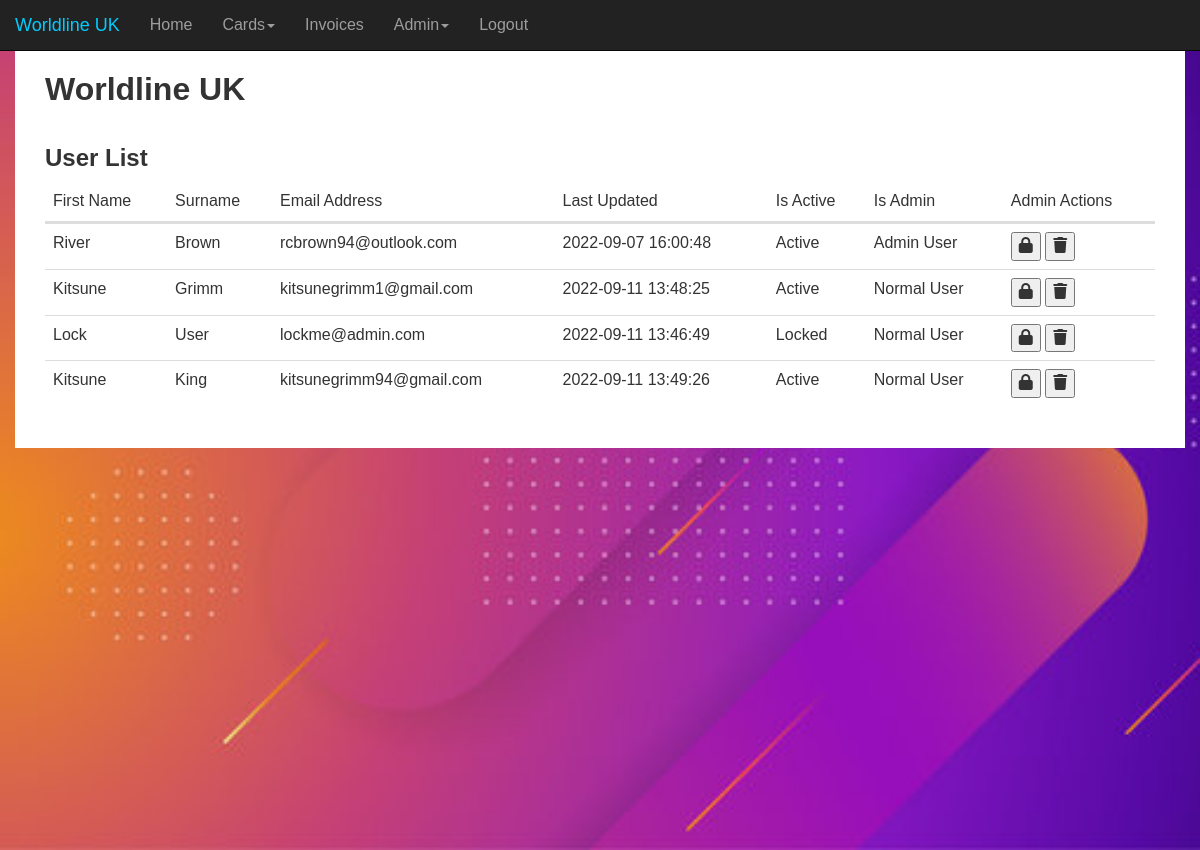
Page /admin (signed in) on the earlier database version.
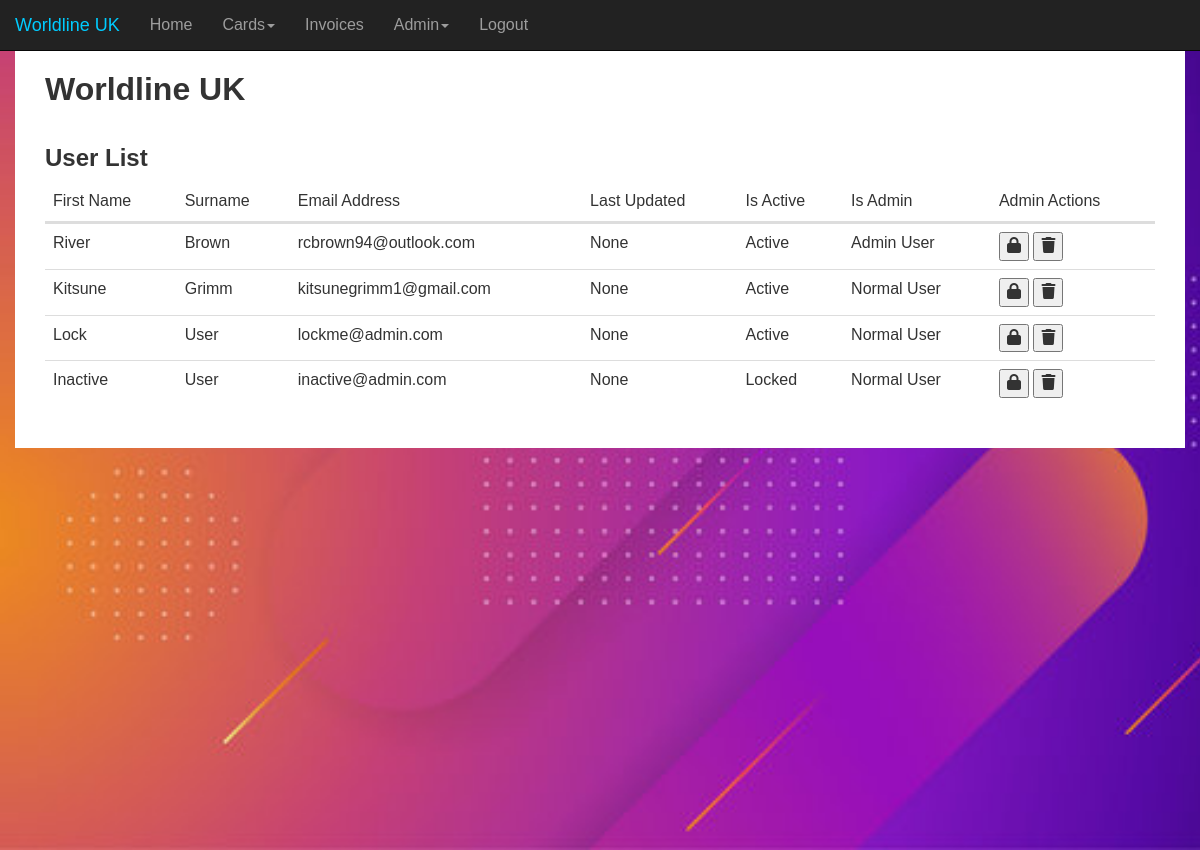
Same page on the later database version.
### Website/models.py (models this page shows)
class User(db.Model, UserMixin):
    id = db.Column(db.Integer, primary_key=True)
    first_name = db.Column(db.String(150))
    surname = db.Column(db.String(150))
    email_address = db.Column(db.String(150), unique=True)
    password = db.Column(db.String(150))
    cards = db.relationship('Card')
    invoices = db.relationship('Invoice')
    is_active = db.Column(db.Boolean)
    is_admin = db.Column(db.Boolean)
    last_updated = db.Column(db.DateTime(timezone=False), default=func.now(), onupdate=func.now())
    failed_login_attempts = db.Column(db.Integer, default=0)

### Website/views.py (the view)
@views.route('/admin')
@login_required
def admin():
    logged_in_user = User.query.get(current_user.id)
    if(logged_in_user.is_admin):
        users = User.query.all()
        return render_template("admin.html", user=current_user, users=users)
    return redirect(url_for('views.home'))

### Website/templates/admin.html (shortened to what this page needs)
{% extends "base.html" %}
{% block content %}
<div class='row marginGap'>
    <div class='col-xs-12 col-sm-12 col-md-12 col-lg-12'>
        <h2>User List</h2>
        <table id="user-table" class="table">
            <thead>
                <tr>
                    <th scope="col">First Name</th>
                    <th scope="col">Surname</th>
                    <th scope="col">Email Address</th>
                    <th scope="col">Last Updated</th>
                    <th scope="col">Is Active</th>
                    <th scope="col">Is Admin</th>
                    <th scope="col">Admin Actions</th>
                </tr>
            <thead>
            <tbody>
                {% for u in users %}
                    <tr id="users">
                        <td>{{u.first_name}}</td>
                        <td>{{u.surname}}</td>
                        <td>{{u.email_address}}</td>
                        <td>{{u.last_updated}}</td>
                        <td>
                            {% if u.is_active %}
                                Active
                            {% else %}
                                Locked
                            {% endif %}
                        </td>
                        <td>
                            {% if u.is_admin %}
                                Admin User
                            {% else %}
                                Normal User
                            {% endif %}
                        </td>
                        <td>
                            <button type="button" onClick="unlockLockUser({{u.id}})">
                                <span aria-hidden="true"><i id="unlock-lock-user" class="fa-solid fa-lock" title="Unlock or lock a user"></i></span>
                            </button>
                            <button type="button" onClick="deleteUser({{u.id}})">
                                <span aria-hidden="true"><i id="delete-user" class="fa-solid fa-trash" title="Delete user"></i></span>
                            </button>
                        </td>
                    </tr>
                {% endfor %}
        </table>
    </div>
</div>
{% endblock %}

### Website/templates/base.html (shortened to what this page needs)
<!DOCTYPE html>
<html lang='en'>
<head>
  <link rel="stylesheet" href="{{ url_for('static', filename='bootstrap.min.css')}}" />
  <link rel="stylesheet" href="{{ url_for('static', filename='style.css')}}" />
</head>
<body>
<div class='container'>
  <nav class="navbar navbar-inverse navbar-fixed-top">
    <div class="container-fluid">
        <div class="navbar-header">
        <p class="navbar-brand">Worldline UK</p>
        </div>
        <div class="collapse navbar-collapse" id='myNavbar'>
        <ul class="nav navbar-nav">
          {% if user.is_authenticated %}
            <li><a href="/">Home</a></li>
            <li>
              <a id="card-menu-item-toggle" class='dropdown-toggle' data-toggle='dropdown' href="#">Cards<span class="caret"></span></a>
            </li>
            <li><a id="view-invoice-menu-item" href='/invoices'>Invoices</a></li>
            {% if user.is_admin %}
            <li>
              <a class='dropdown-toggle' data-toggle='dropdown' href="#">Admin<span class="caret"></span></a>
            </li>
            {% endif %}
            <li><a href='/logout'>Logout</a></li>
          {% else %}
            <li><a href="/signup">Signup</a></li>
            <li><a href="/login">Login</a></li>
          {% endif %}
        </ul>
      </div>
    </div>
  </nav>
</div>
<div class='fluid-container'>
  <div class='container pageContent'>
    <div class='row marginGap'>
      <div class='col-xs-12 col-sm-12 col-md-12 col-lg-12'>
        <h1>Worldline UK</h1>
      </div>
    </div>
    {% block content %}{% endblock %}
  </div>
</div>
</body>
</html>

### Website/static/style.css (style rules this page uses)
html,body,div,span,object,iframe,h1,h2,h3,h4,h5,h6,p,blockquote,pre,a,abbr,acronym,address,code,del,dfn,em,img,q,dl,dt,dd,ol,ul,li,fieldset,form,label,legend,table,caption,tbody,tfoot,thead,tr,th,td { border:0;font-weight:inherit;font-style:inherit;font-size:100%;font-family:inherit;vertical-align:baseline;margin:0;padding:0; }
table { border-collapse:separate;border-spacing:0;margin-bottom:1.4em; }
caption,th,td { text-align:left;font-weight:400; }
body { font-family: 'Comic Sans MS', sans-serif; }
.row { padding: 1em 0em; }
.container { background-color: #fff; }
.marginGap { margin: 0.5% 0%; }
.pageContent { margin-top: 50px; }
.fluid-container { background-attachment: fixed; background-image: url("website-bg.jpg"); background-size: cover; background-repeat: no-repeat; height: 100vh; }
.navbar-brand { color: #0CF!important; }
h1 { font-size: 32px; font-weight: 700; }
h2 { font-size: 24px; font-weight: 700; margin-bottom: 1%; }
p { font-size: 18px; }
@media (min-width:320px) { p { font-size: 14px; } }
@media (min-width:320px) { h1 { font-size: 26px; } }
@media (min-width:576px) { p { font-size: 16px; } }
@media (min-width:576px) { h1 { font-size: 30px; } }
@media (min-width:768px) { p { font-size: 18px; } }
@media (min-width:768px) { h1 { font-size: 32px; } }

Differences in the rows shown:
removed User: first_name "Kitsune", surname "King", email_address "kitsunegrimm94@gmail.com", last_updated "2022-09-11 13:49:26", is_active "Active", is_admin "Normal User"
changed User "River": last_updated "2022-09-07 16:00:48" → "None"
changed User "Kitsune": last_updated "2022-09-11 13:48:25" → "None"
changed User "Lock": last_updated "2022-09-11 13:46:49" → "None"; is_active "Locked" → "Active"
added User: first_name "Inactive", surname "User", email_address "inactive@admin.com", last_updated "None", is_active "Locked", is_admin "Normal User"
